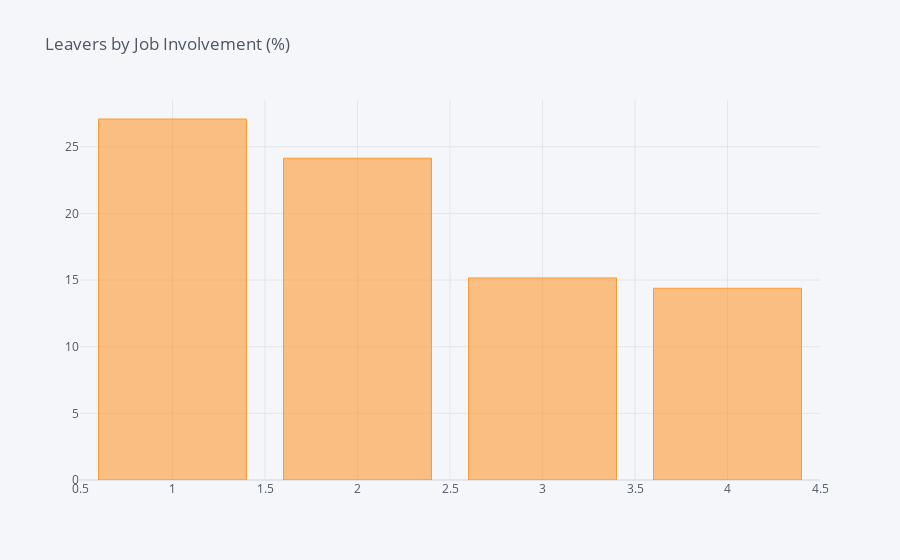

The cell this chart's notebook holds for it:
### Code cell
df_JobEngagement = pd.DataFrame(columns=["Job Engagement", "% of Leavers"])
i=0
for field in list(df['JobEngagement'].unique()):
    ratio = df[(df['JobEngagement']==field)&(df['Turnover']=="Yes")].shape[0] / df[df['JobEngagement']==field].shape[0]
    df_JobEngagement.loc[i] = (field, ratio*100)
    i += 1
    print("In {}, the ratio of leavers is {:.2f}%".format(field, ratio*100))    
df_JI = df_JobEngagement.groupby(by="Job Engagement").sum()
df_JI.iplot(kind='bar',title='Leavers by Job Involvement (%)')

### Figure 1 — Plotly figure (JSON) as saved in the notebook; plotly's stock layout.template omitted (floating-point values rounded to 4 significant figures)
{"data": [{"marker": {"color": "rgba(255, 153, 51, 0.6)", "line": {"color": "rgba(255, 153, 51, 1.0)", "width": 1}}, "name": "% of Leavers", "orientation": "v", "text": "", "type": "bar", "x": [1, 2, 3, 4], "y": [27.08, 24.14, 15.16, 14.38]}], "layout": {"legend": {"bgcolor": "#F5F6F9", "font": {"color": "#4D5663"}}, "paper_bgcolor": "#F5F6F9", "plot_bgcolor": "#F5F6F9", "title": {"font": {"color": "#4D5663"}, "text": "Leavers by Job Involvement (%)"}, "xaxis": {"gridcolor": "#E1E5ED", "showgrid": true, "tickfont": {"color": "#4D5663"}, "title": {"font": {"color": "#4D5663"}, "text": ""}, "zerolinecolor": "#E1E5ED"}, "yaxis": {"gridcolor": "#E1E5ED", "showgrid": true, "tickfont": {"color": "#4D5663"}, "title": {"font": {"color": "#4D5663"}, "text": ""}, "zerolinecolor": "#E1E5ED"}}}
